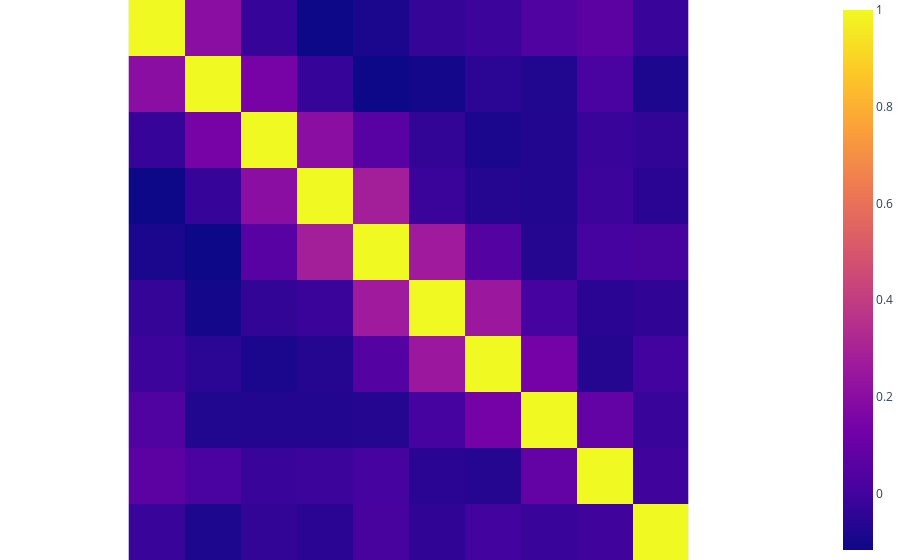

The notebook cell this image was saved under:
### Markdown cell above
# Embedding pictures

### Code cell
import plotly.express as px
import numpy as np
import torch

embedding = model.position_embedding.weight.cpu().detach().numpy()

similarity = []

for x in embedding:
    row = []
    for y in embedding:
        row.append(np.dot(x, y)/(np.linalg.norm(x)*np.linalg.norm(y)))
    similarity.append(row)

similarity = np.array(similarity)

figure = px.imshow(
    similarity,
    title=f"{config['modelname']} state embedding similarity matrix"
)

hide_ui = True

if hide_ui:
    figure.update_layout(coloraxis_showscale=True)
    figure.update_xaxes(showticklabels=False)
    figure.update_yaxes(showticklabels=False)
    figure.update_layout(
        title="",
        autosize=False,
        margin=dict(
            l=0,
            r=0,
            b=0,
            t=0,
            pad=0
        )
    )

figure

### Figure 1 — Plotly figure (JSON) as saved in the notebook; plotly's stock layout.template omitted (floating-point values rounded to 4 significant figures)
{"data": [{"coloraxis": "coloraxis", "hovertemplate": "x: %{x}<br>y: %{y}<br>color: %{z}<extra></extra>", "name": "0", "type": "heatmap", "xaxis": "x", "yaxis": "y", "z": [[1.0, 0.2044, -0.02717, -0.1166, -0.08799, -0.02997, -0.01227, 0.03616, 0.06832, -0.01979], [0.2044, 1.0, 0.1454, -0.02423, -0.1157, -0.1011, -0.05023, -0.07385, 0.01912, -0.08276], [-0.02717, 0.1454, 1.0, 0.206, 0.05981, -0.03647, -0.08573, -0.06883, -0.02284, -0.03298], [-0.1166, -0.02423, 0.206, 1.0, 0.2815, -0.01931, -0.06551, -0.07183, -0.01102, -0.05367], [-0.08799, -0.1157, 0.05981, 0.2815, 1.0, 0.2677, 0.04711, -0.06734, 0.008312, 0.01403], [-0.02997, -0.1011, -0.03647, -0.01931, 0.2677, 1.0, 0.2528, 0.009746, -0.05364, -0.03952], [-0.01227, -0.05023, -0.08573, -0.06551, 0.04711, 0.2528, 1.0, 0.1394, -0.0659, 0.001742], [0.03616, -0.07385, -0.06883, -0.07183, -0.06734, 0.009746, 0.1394, 1.0, 0.08801, -0.02141], [0.06832, 0.01912, -0.02284, -0.01102, 0.008312, -0.05364, -0.0659, 0.08801, 1.0, -0.005636], [-0.01979, -0.08276, -0.03298, -0.05367, 0.01403, -0.03952, 0.001742, -0.02141, -0.005636, 1.0]]}], "layout": {"autosize": false, "coloraxis": {"colorscale": [[0, "#0d0887"], [0.1111, "#46039f"], [0.2222, "#7201a8"], [0.3333, "#9c179e"], [0.4444, "#bd3786"], [0.5556, "#d8576b"], [0.6667, "#ed7953"], [0.7778, "#fb9f3a"], [0.8889, "#fdca26"], [1, "#f0f921"]], "showscale": true}, "margin": {"b": 0, "l": 0, "pad": 0, "r": 0, "t": 0}, "title": {"text": ""}, "xaxis": {"anchor": "y", "constrain": "domain", "domain": [0, 1], "scaleanchor": "y", "showticklabels": false}, "yaxis": {"anchor": "x", "autorange": "reversed", "constrain": "domain", "domain": [0, 1], "showticklabels": false}}}
